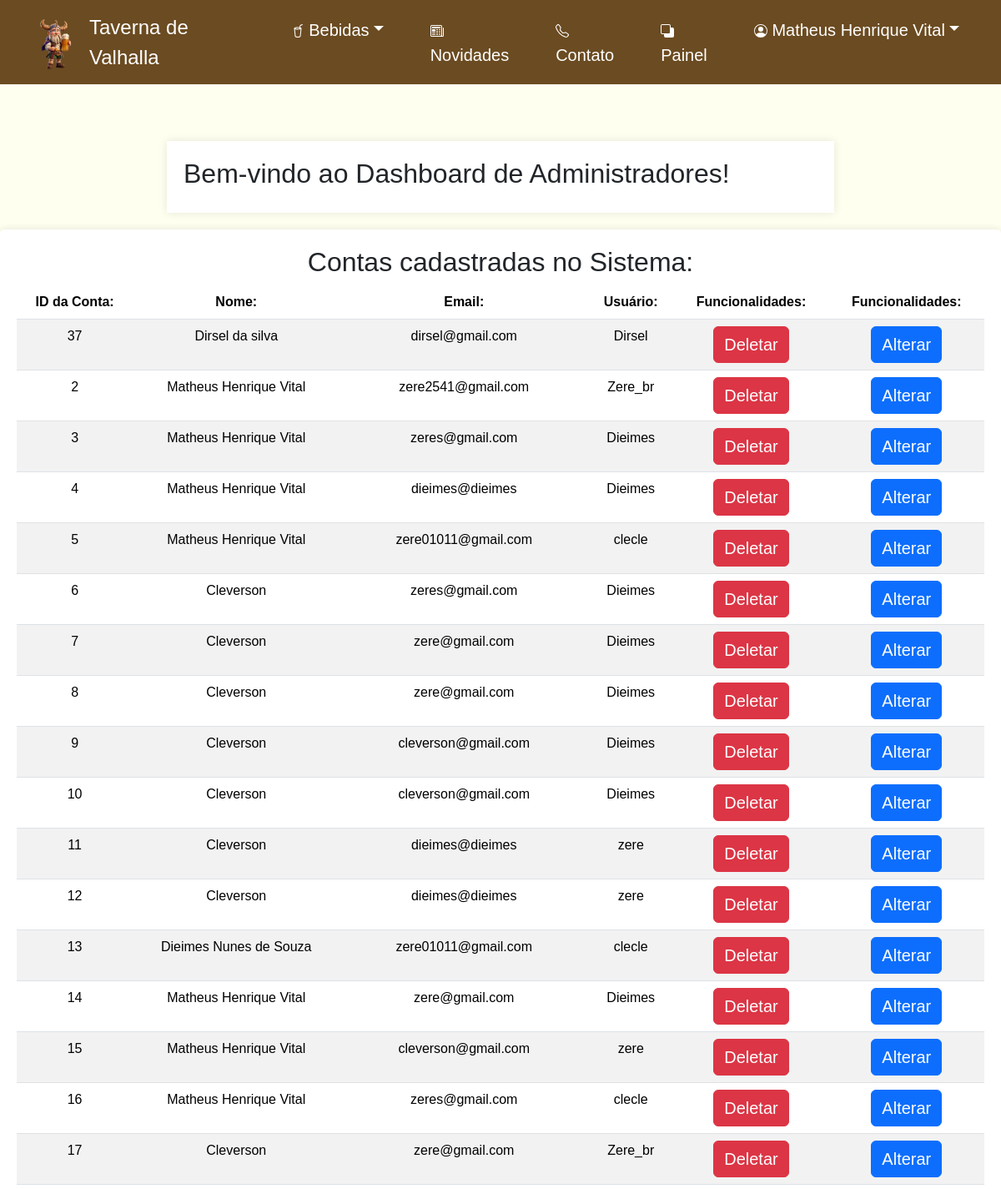
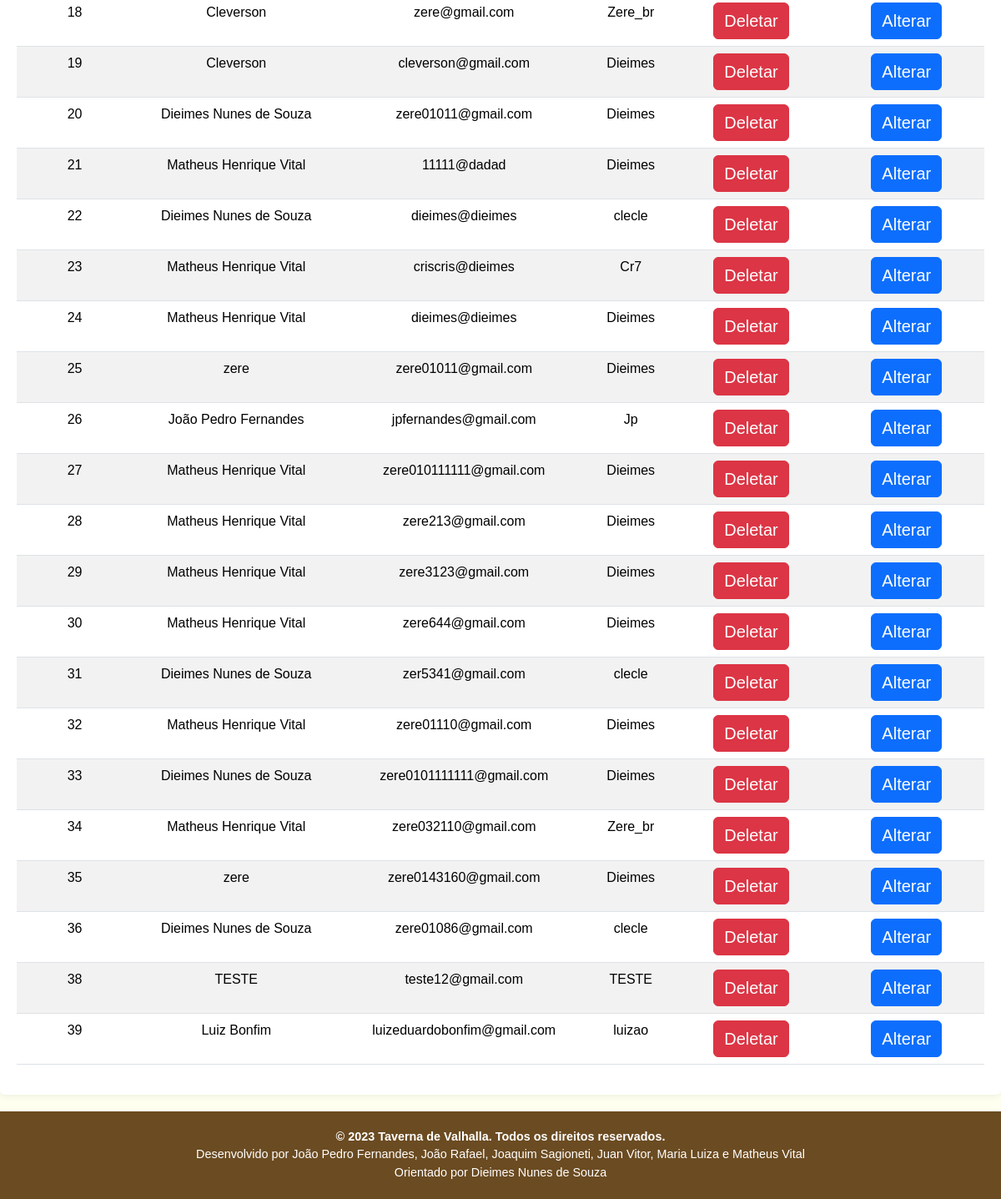
/adm/contas_sistema.php (signed in), run on an earlier commit of the app's database (2 pictures, top to bottom).
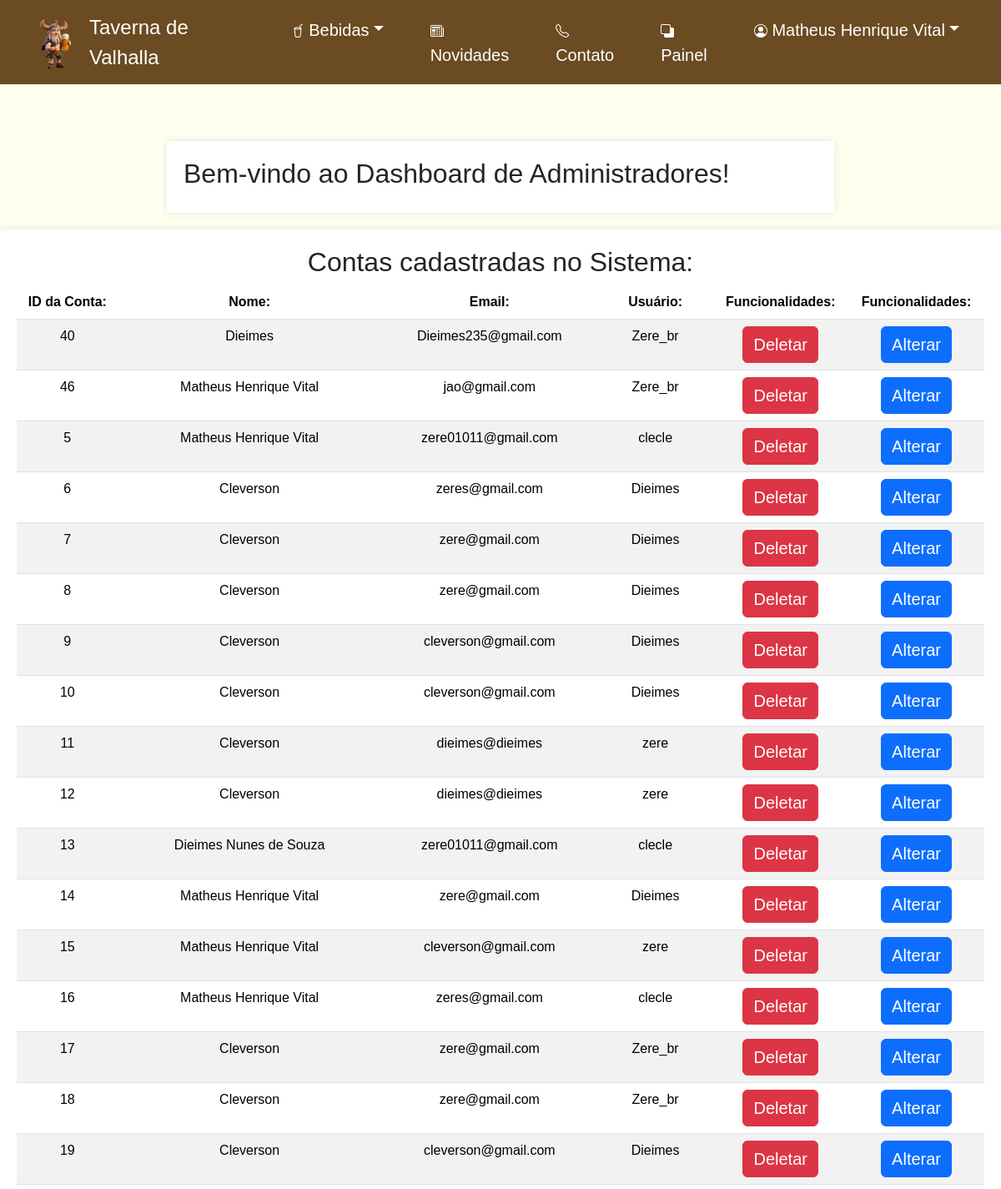
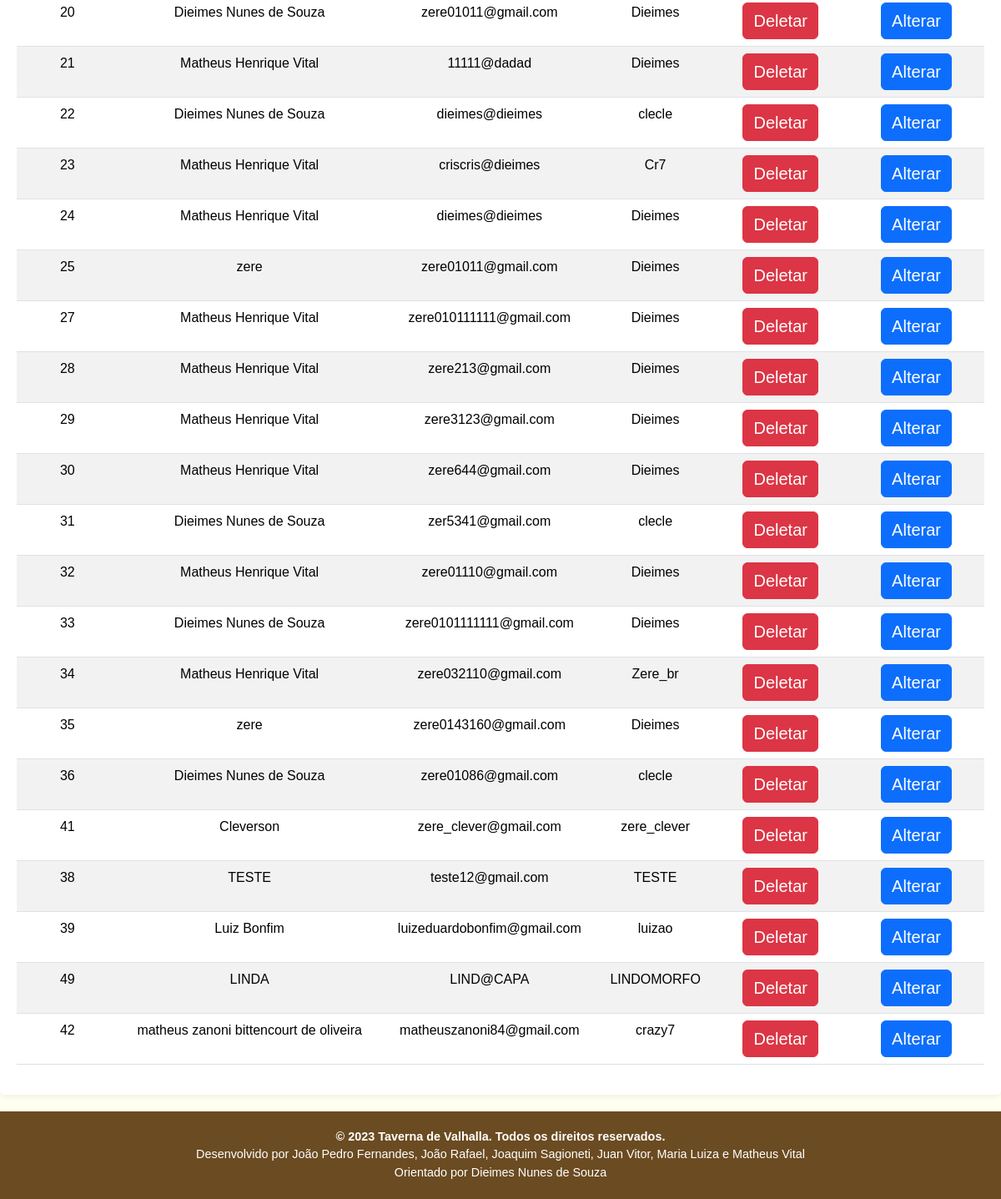
And on a later commit of the database (2 pictures, top to bottom).
### tables this page shows
CREATE TABLE IF NOT EXISTS `cadastro` (
  `id_login` int(11) NOT NULL AUTO_INCREMENT,
  `email` varchar(100) NOT NULL,
  `senha` varchar(100) NOT NULL,
  `nome` varchar(100) NOT NULL,
  `telefone` varchar(16) NOT NULL,
  `username` varchar(100) NOT NULL,
  `cpf` varchar(100) NOT NULL,
  `endereco` varchar(100) NOT NULL,
  `foto_perfil_caminho` varchar(300) NOT NULL,
  PRIMARY KEY (`id_login`)
);

### adm/contas_sistema.php (the view, shortened to what this page needs)
<?php
include('../static/conexao.php');
$consultar_banco = "SELECT * FROM cadastro";
$retorno_consulta = $mysqli->query($consultar_banco) or die($mysqli->error);
?>
<!DOCTYPE html>
<html lang="pt-br">
<head>
    <link rel="stylesheet" href="style.css">
    <link href="https://cdn.jsdelivr.net/npm/bootstrap@5.3.2/dist/css/bootstrap.min.css" rel="stylesheet">
    <link rel="stylesheet" href="../css/style.css">
    <link rel="stylesheet" href="../css/dieimes.css">
    <link rel="stylesheet" href="../css/menu_dieimes.css">
</head>
<body>
    <?php
    include('../static/menu.php');
    ?>
    <br>
    <br>
    <main>
        <h2>Bem-vindo ao Dashboard de Administradores!</h2>
    </main>
    <div id="contaaiiner" class="container-fluid">
    <div class="row-fluid">
        <div id="alinhar_dashboard" class="table-responsive">
            <h2>Contas cadastradas no Sistema:</h2>
            <div class="table-responsive">
            <table id="table" class="table table-striped">
                <thead>
                    <tr>
                        <th>ID da Conta:</th>
                        <th>Nome:</th>
                        <th>Email:</th>
                        <th>Usuário:</th>
                        <th>Funcionalidades:</th>
                        <th>Funcionalidades:</th>
                    </tr>
                </thead>
                <tbody>
                    <?php
                    while ($logins = $retorno_consulta->fetch_assoc()) {
                    ?>
                        <tr>
                            <td><?php echo $logins['id_login']; ?></td>
                            <td><?php echo $logins['nome']; ?> </td>
                            <td><?php echo $logins['email']; ?> </td>
                            <td><?php echo $logins['username']; ?></td>
                            <td class="text-center">
                                <a id="butao-adm" class="btn btn-danger" href="../user/deletar.php?codigo_cadastro=<?php echo $logins['id_login']; ?>">Deletar</a>
                            </td>
                            <td class="text-center">
                                <a id="butao-adm" class="btn btn-primary" href="alterar/alterar_adm.php">Alterar</a>
                            </td>
                        </tr>
                    <?php
                    }
                    ?>
                </tbody>
            </table>
            </div>
        </div>
        </div>
    </div>
    <?php
    include('../static/rodape.php');
    ?>
</body>
</html>

### static/menu.php (shortened to what this page needs)
<header>
    <nav class="navbar navbar-expand-lg custom-navbar">
        <div class="container">
            <a class="navbar-brand" href="../index.php">
                <img src="../Imagens/viking.png.png" alt="Logo Taverna de Valhalla" class="logo-img">
            </a>
            <span class="logo-text">
                <a href="../index.php">Taverna de Valhalla</a>
            </span>
            <div class="collapse navbar-collapse" id="navbarNav">
                <ul class="navbar-nav ms-auto">
                    <li class="nav-item dropdown">
                        <a class="nav-link dropdown-toggle" data-bs-toggle="dropdown" href="#" role="button" aria-expanded="false">
                            Bebidas</a>
                    <li class="nav-item">
                        <a class="nav-link" href="../page/novidades.php"> Novidades</a>
                    </li>
                    <li class="nav-item">
                        <a class="nav-link" href="../page/contato.php"> Contato</a>
                    </li>
                    </li>
                    <?php
                    if (isset($_SESSION['id_login_adm'])) {
                    ?>
                        <li class="nav-item">
                            <a class="nav-link" href="../adm/dashboard.php"> <svg xmlns="http://www.w3.org/2000/svg" width="16" height="16" fill="currentColor" class="bi bi-back" viewBox="0 0 16 16">
                                    <path d="M0 2a2 2 0 0 1 2-2h8a2 2 0 0 1 2 2v2h2a2 2 0 0 1 2 2v8a2 2 0 0 1-2 2H6a2 2 0 0 1-2-2v-2H2a2 2 0 0 1-2-2V2zm2-1a1 1 0 0 0-1 1v8a1 1 0 0 0 1 1h8a1 1 0 0 0 1-1V2a1 1 0 0 0-1-1H2z" />
                                </svg> Painel</a>
                        </li>
                    <?php
                    }
                    ?>
                        <?php
                        if (isset($_SESSION['nome'])) {
                        ?>
                            <li class="nav-item dropdown">
                                <a class="nav-link dropdown-toggle" data-bs-toggle="dropdown" href="" role="button" aria-expanded="false">
                                    <?php echo $_SESSION['nome']; ?></a>
                            <?php
                        }
                            ?>
            </div>
        </div>
    </nav>
</header>

### static/rodape.php
<div class="footer text-center">
    <p><b>&copy; 2023 Taverna de Valhalla. Todos os direitos reservados.</b></p>
    <p>Desenvolvido por João Pedro Fernandes, João Rafael, Joaquim Sagioneti, Juan Vitor, Maria Luiza e Matheus Vital</p>
    <p>Orientado por Dieimes Nunes de Souza</p>
</div>

### css/style.css (style rules this page uses)
body { font-family: sans-serif; background-color: #FFFFF0; font-family: Arial, sans-serif; background-color: #f2f2f2; margin: 0; padding: 0; height: 100vh; background-color: #FFFFF0; }
.btn { color: #393c3d; font-size: 20px; }
a { color: #000000; }
.logo-img { width: 78px; height: auto; }
.nav-link { position: relative; font-size: 20px; color: #6B4B21; font-weight: 500; text-decoration: none; margin-left: 40px; }
.nav-link::before { content: ''; position: absolute; top: 80%; left: 0; width: 0; height: 2px; background: #000; transition: .3s; }
#contaaiiner { max-width: 1200px; margin: 20px auto; padding: 20px; background-color: #fff; border-radius: 5px; box-shadow: 0 0 10px rgba(0, 0, 0, 0.1); }
* { margin: 0; padding: 0; box-sizing: border-box; }
main { max-width: 800px; margin: 20px auto; padding: 20px; background-color: #fff; box-shadow: 0 0 10px rgba(0, 0, 0, 0.1); }
#butao-adm { color: white; }
#alinhar_dashboard { text-align: center; }
td.text-center { min-width: 100px; }
#butao-adm { white-space: nowrap; }

### css/dieimes.css (style rules this page uses)
body { font-family: sans-serif; font-family: Arial, sans-serif; background-color: #FFFFF0; }
.footer { background-color: #6B4B21; padding: 20px 0; color: white; }
.footer p { margin: 0; font-size: 0.9rem; }

### css/menu_dieimes.css (style rules this page uses)
body { font-family: Arial, sans-serif; }
.custom-navbar { background-color: #6B4B21; }
.navbar-brand { margin-right: 15px; }
.logo-img { width: 50px; height: auto; }
.logo-text a { color: white; font-size: 1.5em; text-decoration: none; }
.navbar-nav .nav-link { color: white; }
.nav-link { position: relative; font-size: 20px; color: #6B4B21; font-weight: 500; text-decoration: none; margin-left: 40px; }
.nav-link::before { content: ''; position: absolute; top: 80%; left: 0; width: 0 ; height: 2px; background: black; transition: .3s; }

What changed in the data, as far as the page shows it:
removed cadastro: id_login "37", nome "Dirsel da silva", email "dirsel@gmail.com", username "Dirsel"
removed cadastro: id_login "2", nome "Matheus Henrique Vital", email "zere2541@gmail.com", username "Zere_br"
removed cadastro: id_login "3", nome "Matheus Henrique Vital", email "zeres@gmail.com", username "Dieimes"
removed cadastro: id_login "4", nome "Matheus Henrique Vital", email "dieimes@dieimes", username "Dieimes"
removed cadastro: id_login "26", nome "João Pedro Fernandes", email "jpfernandes@gmail.com", username "Jp"
added cadastro: id_login "40", nome "Dieimes", email "Dieimes235@gmail.com", username "Zere_br"
added cadastro: id_login "46", nome "Matheus Henrique Vital", email "jao@gmail.com", username "Zere_br"
added cadastro: id_login "41", nome "Cleverson", email "zere_clever@gmail.com", username "zere_clever"
added cadastro: id_login "49", nome "LINDA", email "LIND@CAPA", username "LINDOMORFO"
added cadastro: id_login "42", nome "matheus zanoni bittencourt de oliveira", email "matheuszanoni84@gmail.com", username "crazy7"
